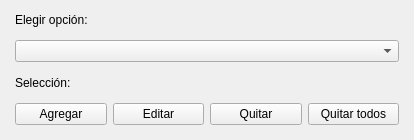
<?xml version="1.0" encoding="UTF-8"?>
<ui version="4.0">
 <class>MainWindow</class>
 <widget class="QMainWindow" name="MainWindow">
  <property name="geometry">
   <rect>
    <x>0</x>
    <y>0</y>
    <width>414</width>
    <height>140</height>
   </rect>
  </property>
  <property name="windowTitle">
   <string>MainWindow</string>
  </property>
  <widget class="QWidget" name="centralwidget">
   <layout class="QVBoxLayout" name="verticalLayout">
    <property name="leftMargin">
     <number>15</number>
    </property>
    <property name="topMargin">
     <number>5</number>
    </property>
    <property name="rightMargin">
     <number>15</number>
    </property>
    <property name="bottomMargin">
     <number>15</number>
    </property>
    <item>
     <widget class="QLabel" name="label1">
      <property name="text">
       <string>Elegir opción:</string>
      </property>
     </widget>
    </item>
    <item>
     <widget class="QComboBox" name="comboBox"/>
    </item>
    <item>
     <widget class="QLabel" name="label2">
      <property name="text">
       <string>Selección:</string>
      </property>
     </widget>
    </item>
    <item>
     <layout class="QHBoxLayout" name="horizontalLayout">
      <item>
       <widget class="QPushButton" name="btnAgregar">
        <property name="text">
         <string>Agregar</string>
        </property>
       </widget>
      </item>
      <item>
       <widget class="QPushButton" name="btnEditar">
        <property name="text">
         <string>Editar</string>
        </property>
       </widget>
      </item>
      <item>
       <widget class="QPushButton" name="btnQuitar">
        <property name="text">
         <string>Quitar</string>
        </property>
       </widget>
      </item>
      <item>
       <widget class="QPushButton" name="btnQuitarTodo">
        <property name="text">
         <string>Quitar todos</string>
        </property>
       </widget>
      </item>
     </layout>
    </item>
   </layout>
  </widget>
 </widget>
 <resources/>
 <connections/>
</ui>
